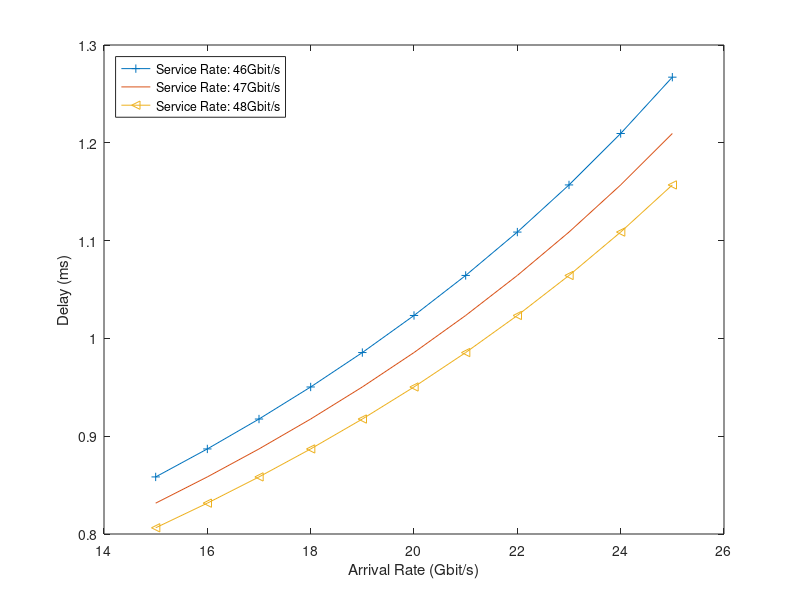

The MATLAB script that drew this image:
% This figure will illustrate how arrival rate and service rate impact the
% delay

n = 5;
b = 3;
epsilon = 0.00001;
a = 1;
vp = ((n+1)*a)/epsilon;

lambda = 15:1:25;

c = 46;
d = ((n+1) ./ (b*(c-lambda))) * log(vp);
plot(lambda, d, '-+');
hold on;

c = 47;
d = ((n+1) ./ (b*(c-lambda))) * log(vp);
plot(lambda, d, '-');
hold on;

c = 48;
d = ((n+1) ./ (b*(c-lambda))) * log(vp);
plot(lambda, d, '-<');

xlabel('Arrival Rate (Gbit/s)');
ylabel('Delay (ms)');
legend('Service Rate: 46Gbit/s', 'Service Rate: 47Gbit/s', 'Service Rate: 48Gbit/s', 'Location', 'northwest');
